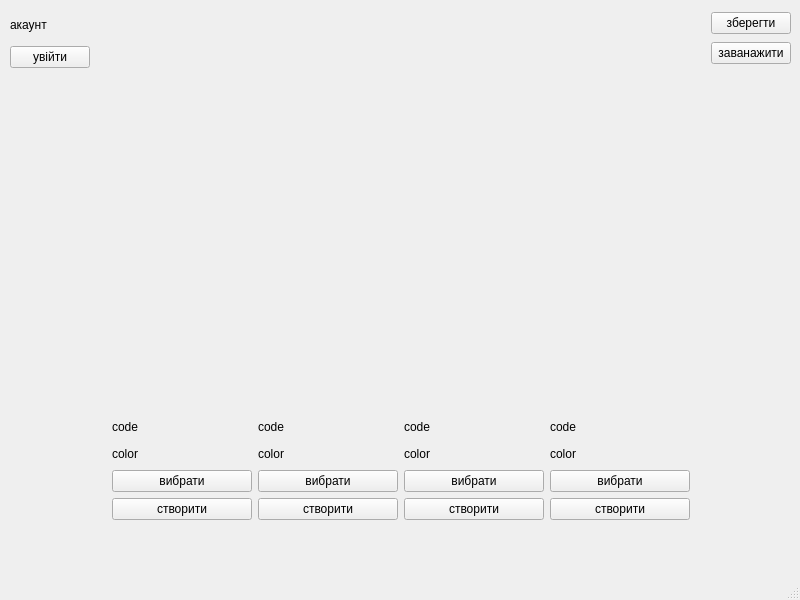
<?xml version="1.0" encoding="UTF-8"?>
<ui version="4.0">
 <class>MainWindow</class>
 <widget class="QMainWindow" name="MainWindow">
  <property name="geometry">
   <rect>
    <x>0</x>
    <y>0</y>
    <width>800</width>
    <height>600</height>
   </rect>
  </property>
  <property name="minimumSize">
   <size>
    <width>800</width>
    <height>600</height>
   </size>
  </property>
  <property name="maximumSize">
   <size>
    <width>800</width>
    <height>600</height>
   </size>
  </property>
  <property name="windowTitle">
   <string>MainWindow</string>
  </property>
  <widget class="QWidget" name="centralwidget">
   <widget class="QWidget" name="">
    <property name="geometry">
     <rect>
      <x>10</x>
      <y>10</y>
      <width>781</width>
      <height>58</height>
     </rect>
    </property>
    <layout class="QHBoxLayout" name="horizontalLayout_3">
     <item>
      <layout class="QVBoxLayout" name="verticalLayout_6">
       <item>
        <widget class="QLabel" name="accountlbl">
         <property name="text">
          <string>акаунт</string>
         </property>
        </widget>
       </item>
       <item>
        <widget class="QPushButton" name="regbtn">
         <property name="text">
          <string>увійти</string>
         </property>
        </widget>
       </item>
      </layout>
     </item>
     <item>
      <spacer name="horizontalSpacer_3">
       <property name="orientation">
        <enum>Qt::Horizontal</enum>
       </property>
       <property name="sizeHint" stdset="0">
        <size>
         <width>40</width>
         <height>20</height>
        </size>
       </property>
      </spacer>
     </item>
     <item>
      <layout class="QVBoxLayout" name="verticalLayout_5">
       <item>
        <widget class="QPushButton" name="savebtn">
         <property name="text">
          <string>зберегти</string>
         </property>
        </widget>
       </item>
       <item>
        <widget class="QPushButton" name="loadbtn">
         <property name="text">
          <string>заванажити</string>
         </property>
        </widget>
       </item>
      </layout>
     </item>
    </layout>
   </widget>
   <widget class="QWidget" name="">
    <property name="geometry">
     <rect>
      <x>20</x>
      <y>110</y>
      <width>761</width>
      <height>410</height>
     </rect>
    </property>
    <layout class="QHBoxLayout" name="horizontalLayout_2">
     <item>
      <spacer name="horizontalSpacer">
       <property name="orientation">
        <enum>Qt::Horizontal</enum>
       </property>
       <property name="sizeHint" stdset="0">
        <size>
         <width>40</width>
         <height>20</height>
        </size>
       </property>
      </spacer>
     </item>
     <item>
      <layout class="QHBoxLayout" name="horizontalLayout">
       <item>
        <layout class="QVBoxLayout" name="colorbox">
         <item>
          <widget class="QLabel" name="colorlb_1">
           <property name="minimumSize">
            <size>
             <width>140</width>
             <height>300</height>
            </size>
           </property>
           <property name="maximumSize">
            <size>
             <width>140</width>
             <height>300</height>
            </size>
           </property>
           <property name="text">
            <string/>
           </property>
          </widget>
         </item>
         <item>
          <widget class="QLabel" name="codelbl_1">
           <property name="text">
            <string>code</string>
           </property>
          </widget>
         </item>
         <item>
          <widget class="QLabel" name="namelbl_1">
           <property name="text">
            <string>color</string>
           </property>
          </widget>
         </item>
         <item>
          <widget class="QPushButton" name="chosBtn_1">
           <property name="text">
            <string>вибрати</string>
           </property>
          </widget>
         </item>
         <item>
          <widget class="QPushButton" name="createBtn_1">
           <property name="text">
            <string>створити</string>
           </property>
          </widget>
         </item>
        </layout>
       </item>
       <item>
        <layout class="QVBoxLayout" name="colorbox_2">
         <item>
          <widget class="QLabel" name="colorlbl_2">
           <property name="minimumSize">
            <size>
             <width>140</width>
             <height>300</height>
            </size>
           </property>
           <property name="maximumSize">
            <size>
             <width>140</width>
             <height>300</height>
            </size>
           </property>
           <property name="text">
            <string/>
           </property>
          </widget>
         </item>
         <item>
          <widget class="QLabel" name="codelbl_2">
           <property name="text">
            <string>code</string>
           </property>
          </widget>
         </item>
         <item>
          <widget class="QLabel" name="namelbl_2">
           <property name="text">
            <string>color</string>
           </property>
          </widget>
         </item>
         <item>
          <widget class="QPushButton" name="chosBtn_2">
           <property name="text">
            <string>вибрати</string>
           </property>
          </widget>
         </item>
         <item>
          <widget class="QPushButton" name="createBtn_2">
           <property name="text">
            <string>створити</string>
           </property>
          </widget>
         </item>
        </layout>
       </item>
       <item>
        <layout class="QVBoxLayout" name="colorbox_3">
         <item>
          <widget class="QLabel" name="colorlbl_3">
           <property name="minimumSize">
            <size>
             <width>140</width>
             <height>300</height>
            </size>
           </property>
           <property name="maximumSize">
            <size>
             <width>140</width>
             <height>300</height>
            </size>
           </property>
           <property name="text">
            <string/>
           </property>
          </widget>
         </item>
         <item>
          <widget class="QLabel" name="codelbl_3">
           <property name="text">
            <string>code</string>
           </property>
          </widget>
         </item>
         <item>
          <widget class="QLabel" name="namelbl_3">
           <property name="text">
            <string>color</string>
           </property>
          </widget>
         </item>
         <item>
          <widget class="QPushButton" name="chosBtn_3">
           <property name="text">
            <string>вибрати</string>
           </property>
          </widget>
         </item>
         <item>
          <widget class="QPushButton" name="createBtn_3">
           <property name="text">
            <string>створити</string>
           </property>
          </widget>
         </item>
        </layout>
       </item>
       <item>
        <layout class="QVBoxLayout" name="colorbox_4">
         <item>
          <widget class="QLabel" name="colorlbl_4">
           <property name="minimumSize">
            <size>
             <width>140</width>
             <height>300</height>
            </size>
           </property>
           <property name="maximumSize">
            <size>
             <width>140</width>
             <height>300</height>
            </size>
           </property>
           <property name="text">
            <string/>
           </property>
          </widget>
         </item>
         <item>
          <widget class="QLabel" name="codelbl_4">
           <property name="text">
            <string>code</string>
           </property>
          </widget>
         </item>
         <item>
          <widget class="QLabel" name="namelbl_4">
           <property name="text">
            <string>color</string>
           </property>
          </widget>
         </item>
         <item>
          <widget class="QPushButton" name="chosBtn_4">
           <property name="text">
            <string>вибрати</string>
           </property>
          </widget>
         </item>
         <item>
          <widget class="QPushButton" name="createBtn_4">
           <property name="text">
            <string>створити</string>
           </property>
          </widget>
         </item>
        </layout>
       </item>
      </layout>
     </item>
     <item>
      <spacer name="horizontalSpacer_2">
       <property name="orientation">
        <enum>Qt::Horizontal</enum>
       </property>
       <property name="sizeHint" stdset="0">
        <size>
         <width>40</width>
         <height>20</height>
        </size>
       </property>
      </spacer>
     </item>
    </layout>
   </widget>
  </widget>
  <widget class="QMenuBar" name="menubar">
   <property name="geometry">
    <rect>
     <x>0</x>
     <y>0</y>
     <width>800</width>
     <height>21</height>
    </rect>
   </property>
  </widget>
  <widget class="QStatusBar" name="statusbar"/>
 </widget>
 <resources/>
 <connections/>
</ui>
